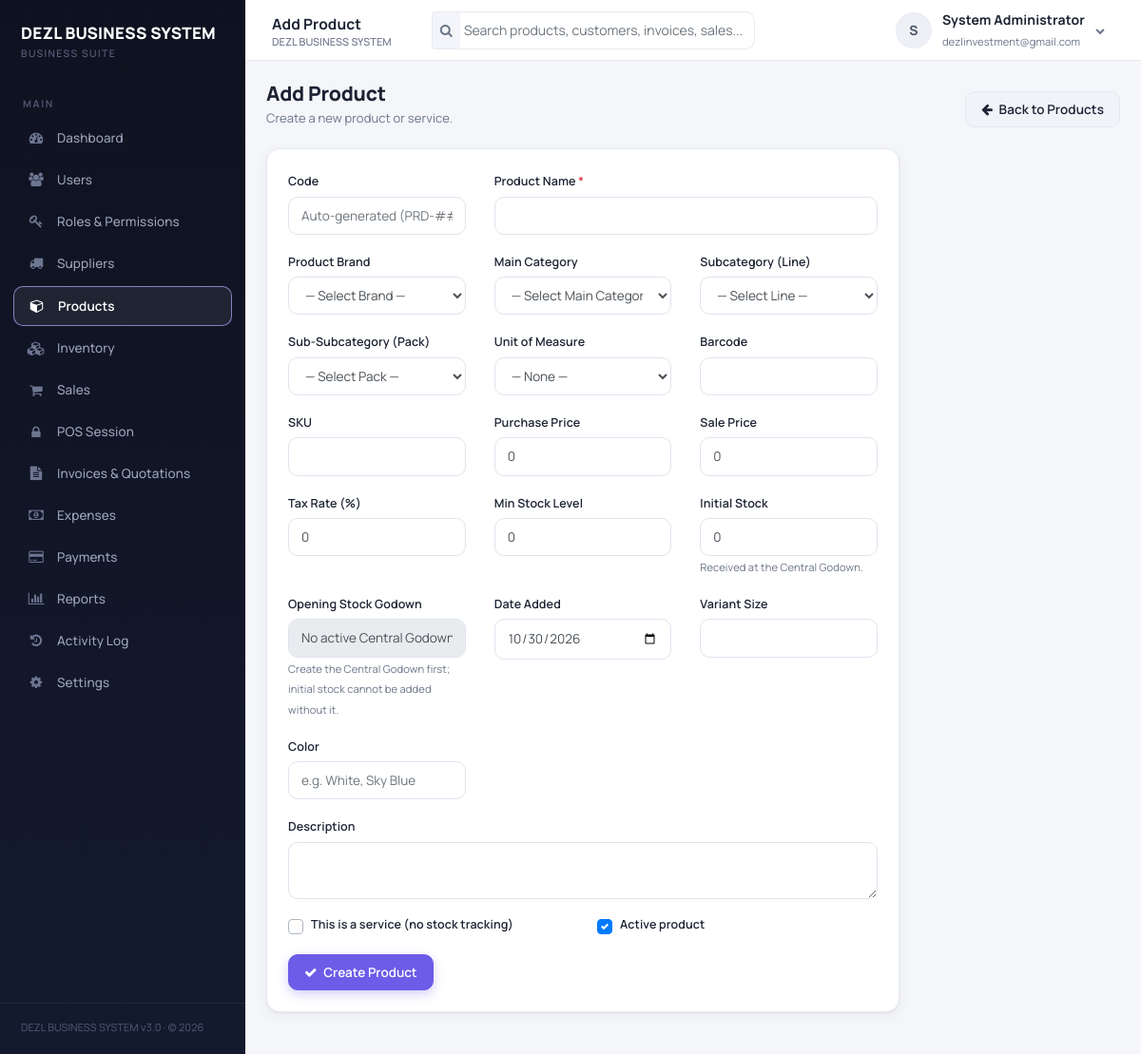
/product-add.php (signed in), run on an earlier commit of the app's database.
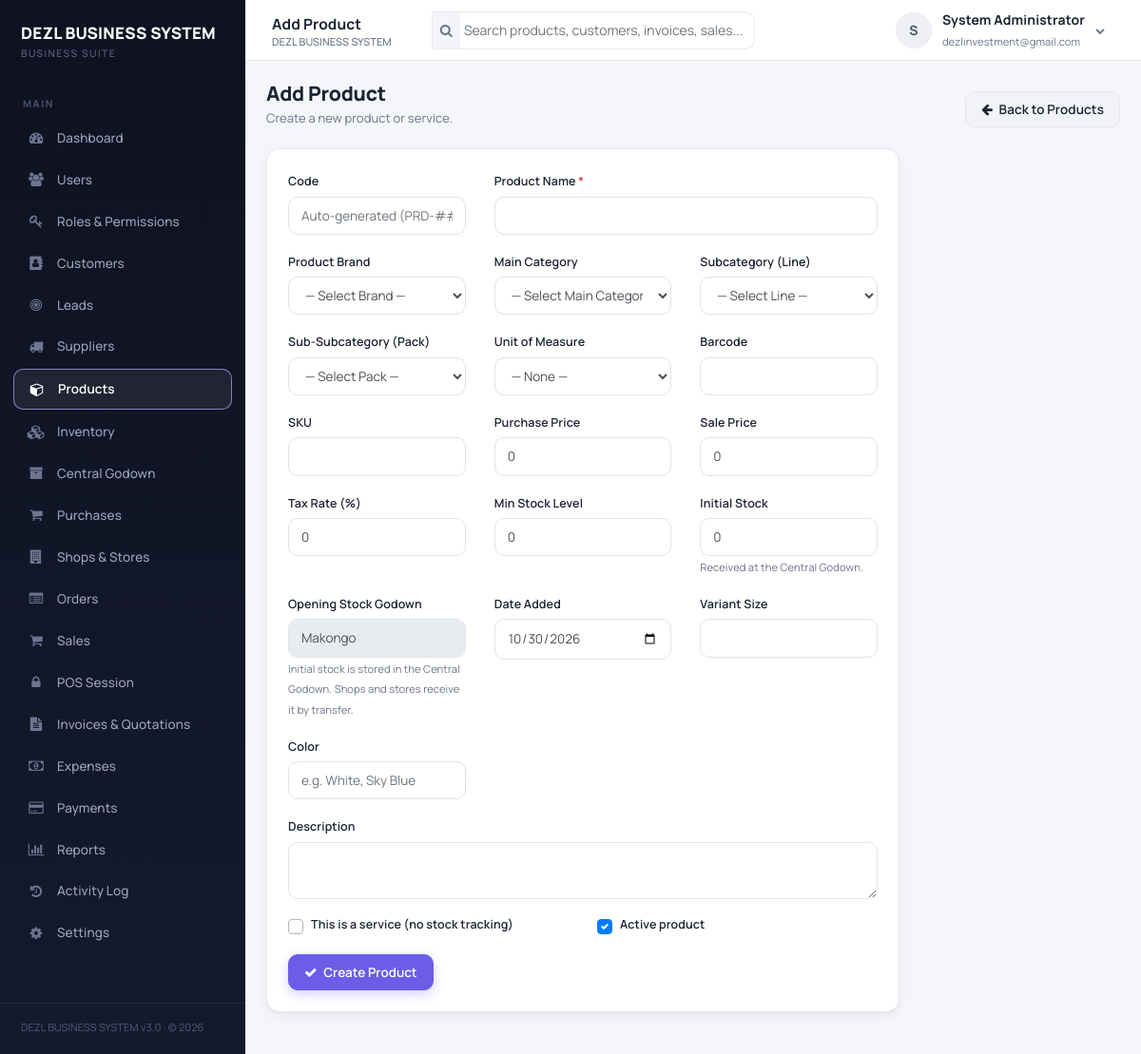
And on a later commit of the database.
### tables this page shows
CREATE TABLE `warehouses` (
  `warehouse_id` int(10) UNSIGNED NOT NULL,
  `tenant_id` int(10) UNSIGNED NOT NULL,
  `shop_id` int(10) UNSIGNED DEFAULT NULL,
  `name` varchar(191) NOT NULL,
  `code` varchar(50) DEFAULT NULL,
  `address` text DEFAULT NULL,
  `phone` varchar(50) DEFAULT NULL,
  `manager_user_id` int(10) UNSIGNED DEFAULT NULL,
  `is_active` tinyint(1) NOT NULL DEFAULT 1,
  `is_godown` tinyint(1) GENERATED ALWAYS AS (`location_type` = 'godown') VIRTUAL,
  `location_type` enum('store','godown') NOT NULL DEFAULT 'store',
  `created_at` timestamp NOT NULL DEFAULT current_timestamp(),
  `updated_at` timestamp NOT NULL DEFAULT current_timestamp() ON UPDATE current_timestamp(),
  `godown_tenant_key` int(10) UNSIGNED GENERATED ALWAYS AS (case when `location_type` = 'godown' and `is_active` = 1 then `tenant_id` else NULL end) STORED
);

### User.php (called while the page is built, shortened)
<?php
class User
{
    public $user_id;
    public $tenant_id;
    private $permission_cache = null;
    public static function getUserById($userId)
    {
        global $conn;
        $stmt = $conn->prepare("SELECT * FROM users WHERE user_id = ? LIMIT 1");
        $stmt->bind_param('i', $userId);
        $stmt->execute();
        $row = $stmt->get_result()->fetch_assoc();
        $user = new self();
        foreach ($row as $key => $value) {
            if (property_exists($user, $key)) $user->$key = $value;
        }
        $user->loadRoles();
        return $user;
    }
    private function loadRoles()
    {
        global $conn;
        $stmt = $conn->prepare(
            "SELECT r.role_id, r.name FROM user_roles ur
             JOIN roles r ON r.role_id = ur.role_id
             WHERE ur.user_id = ? AND ur.tenant_id = ?"
        );
        $stmt->bind_param('ii', $this->user_id, $this->tenant_id);
        $stmt->execute();
        $result = $stmt->get_result();
        while ($row = $result->fetch_assoc()) {
            $this->roles[] = $row['name'];
        }
    }
    public function hasPermission($permission)
    {
        global $conn;
        if ($this->permission_cache === null) {
            $roleIds = [];
            $stmt = $conn->prepare("SELECT role_id FROM user_roles WHERE user_id = ? AND tenant_id = ?");
            $stmt->bind_param('ii', $this->user_id, $this->tenant_id);
            $stmt->execute();
            $result = $stmt->get_result();
            while ($row = $result->fetch_assoc()) {
                $roleIds[] = (int)$row['role_id'];
            }
            $this->permission_cache = [];
            if ($roleIds) {
                $placeholders = implode(',', array_fill(0, count($roleIds), '?'));
                $sql = "SELECT DISTINCT p.name FROM permissions p
                        JOIN role_permissions rp ON rp.permission_id = p.permission_id
                        WHERE rp.role_id IN ($placeholders)";
                $stmt = $conn->prepare($sql);
                $stmt->bind_param(str_repeat('i', count($roleIds)), ...$roleIds);
                $stmt->execute();
                $result = $stmt->get_result();
                while ($row = $result->fetch_assoc()) {
                    $this->permission_cache[] = $row['name'];
                }
            }
        }
        return in_array($permission, $this->permission_cache, true);
    }
}

### auth_check.php (called while the page is built, shortened)
<?php
$current_user = User::getUserById($_SESSION['user_id']);

### helpers.php (called while the page is built, shortened)
<?php
function e($value) {
    return htmlspecialchars((string)$value, ENT_QUOTES, 'UTF-8');
}
function can($permission) {
    global $current_user;
    return $current_user && $current_user->hasPermission($permission);
}
function find_active_godown($tenant_id = null, $include_inactive = false) {
    global $current_user;
    $tenant_id = $tenant_id === null ? (int)$current_user->tenant_id : (int)$tenant_id;
    $active_sql = $include_inactive ? '' : ' AND w.is_active = 1';
    return fetch_one(
        "SELECT w.*, NULL AS shop_name, NULL AS shop_code, 1 AS shop_is_active
         FROM warehouses w
         WHERE w.tenant_id = ? AND w.location_type = 'godown'{$active_sql}
         ORDER BY w.is_active DESC, w.warehouse_id
         LIMIT 1",
        $tenant_id
    );
}
function fetch_one($sql, ...$params) {
    global $conn;
    $stmt = $conn->prepare($sql);
    if ($params) {
        $types = '';
        foreach ($params as $p) {
            $types .= is_int($p) ? 'i' : (is_float($p) ? 'd' : 's');
        }
        $stmt->bind_param($types, ...$params);
    }
    $stmt->execute();
    $row = $stmt->get_result()->fetch_assoc();
    return $row;
}

### product-add.php (the view, shortened to what the changed rows need)
<?php
require_once 'header.php';
require_once 'auth_check.php';
$godown = find_active_godown($current_user->tenant_id, false);
require_once 'navbar.php';
require_once 'sidebar.php';
?>
<div class="page-head">
    <div>
        <h1 class="page-title">Add Product</h1>
    </div>
</div>
<div class="row">
    <div class="col-lg-9">
        <div class="card">
            <div class="card-body">
                <form method="POST" action="product-add.php">
                    <div class="row">
                        <div class="col-md-4 form-group">
                            <label>Opening Stock Godown</label>
                            <input type="text" class="form-control" value="<?php echo e($godown['name'] ?? 'No active Central Godown'); ?>" readonly>
                            <small class="text-muted">
                                <?php if ($godown): ?>
                                    Initial stock is stored in the Central Godown. Shops and stores receive it by transfer.
                                <?php else: ?>
                                    Create the Central Godown first; initial stock cannot be added without it.
                                <?php endif; ?>
                            </small>
                        </div>
                    </div>
                </form>
            </div>
        </div>
    </div>
</div>
<?php require_once 'footer.php'; ?>

### sidebar.php (shortened to what the changed rows need)
<aside class="sidebar" id="sidebar">
    <ul class="sidebar-menu">
        <?php if (can('manage_contacts')): ?>
        <li class="<?php echo in_array(basename($_SERVER['PHP_SELF']), ['customers.php', 'customer-add.php', 'customer-edit.php', 'customer-view.php']) ? 'active' : ''; ?>">
            <a href="customers.php"><i class="fa fa-address-book"></i><span>Customers</span></a>
        </li>
        <?php endif; ?>
        <?php if (can('manage_leads')): ?>
        <li class="<?php echo in_array(basename($_SERVER['PHP_SELF']), ['leads.php', 'lead-add.php', 'lead-edit.php', 'lead-view.php']) ? 'active' : ''; ?>">
            <a href="leads.php"><i class="fa fa-bullseye"></i><span>Leads</span>
            </a>
        </li>
        <?php endif; ?>
        <?php if (can('manage_godown') || can('view_godown') || can('approve_godown_transfers') || can('dispatch_godown_transfers') || can('receive_godown_transfers') || can('request_godown_transfers')): ?>
        <li class="<?php echo in_array(basename($_SERVER['PHP_SELF']), ['godown.php', 'godown-transfers.php', 'godown-transfer-add.php', 'godown-transfer-view.php', 'inventory-adjust.php']) ? 'active' : ''; ?>">
            <a href="<?php echo can('manage_godown') ? 'godown.php' : 'godown-transfers.php'; ?>"><i class="fa fa-archive"></i><span>Central Godown</span></a>
        </li>
        <?php endif; ?>
        <?php if (can('manage_purchases')): ?>
        <li class="<?php echo basename($_SERVER['PHP_SELF']) == 'purchases.php' ? 'active' : ''; ?>">
            <a href="purchases.php"><i class="fa fa-shopping-cart"></i><span>Purchases</span></a>
        </li>
        <?php endif; ?>
        <?php if (can('manage_shops')): ?>
        <li class="<?php echo in_array(basename($_SERVER['PHP_SELF']), ['shops.php', 'stores.php', 'user-shops.php']) ? 'active' : ''; ?>">
            <a href="shops.php"><i class="fa fa-building"></i><span>Shops &amp; Stores</span></a>
        </li>
        <?php endif; ?>
        <?php if (can('manage_orders')): ?>
        <li class="<?php echo in_array(basename($_SERVER['PHP_SELF']), ['orders.php', 'order-add.php', 'order-edit.php', 'order-view.php']) ? 'active' : ''; ?>">
            <a href="orders.php"><i class="fa fa-list-alt"></i><span>Orders</span></a>
        </li>
        <?php endif; ?>
    </ul>
</aside>

What changed in the data, as far as the page shows it:
added warehouses: name "Makongo"
Also different on the page:
form field name: "No active Central Godown" → (not shown)
text no longer shown: "Create the Central Godown first; initial stock cannot be added without it."
text now shown: "Customers Leads Central Godown Purchases Shops & Stores Orders Initial stock is stored in the Central Godown. Shops and stores receive it by transfer."
